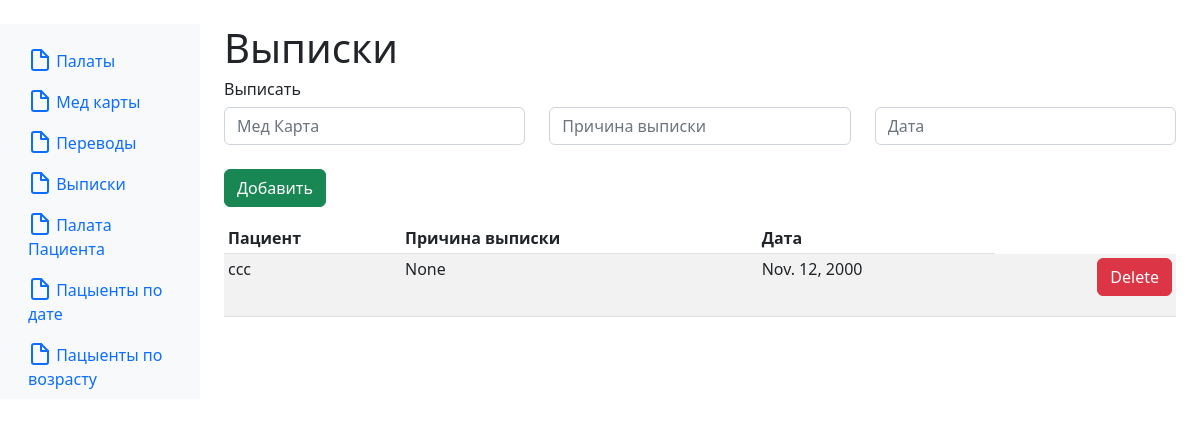
Screenshot of /helthy with the database file from the repository.
### main/models.py (models this page shows, shortened)
class Healthy(models.Model):
	id = models.AutoField(primary_key=True)
	medCard = models.ForeignKey(MedCard, on_delete=models.CASCADE)
	discription = models.CharField('Discription', max_length=50, blank=True, null=True)
	date = models.DateField('Date', auto_now_add=False, auto_now=False, blank=True, null=True, default='')
	class Meta:
		verbose_name = 'Healthy'
		verbose_name_plural = 'Healthy'

class MedCard(models.Model):
	id = models.AutoField(primary_key=True)
	name = models.CharField('Name', max_length=50, unique=True, null=True, blank=True)
	diagnos = models.CharField('Diagnos', max_length=50, null=True, blank=True)
	cause = models.CharField('Cause', max_length=50, null=True, blank=True)
	other = models.CharField('Other', max_length=50, null=True, blank=True)
	gender = models.CharField('Gender', max_length=1, null=True, blank=True)
	age = models.IntegerField('Age', null=True, blank=True)
	date = models.DateField('Date', auto_now_add=False, auto_now=False, blank=True, null=True, default='')
	class Meta:
		verbose_name = 'MedCard'
		verbose_name_plural = 'MedCards'

### main/views.py (the view)
# urls.py: path('helthy', views.helthy, name='helthy'),
def helthy(request):
	error = ''
	if 'submit' in request.POST:
		form = HealthyForm(request.POST)
		if form.is_valid():
			form.save()
		else:
			error = 'Form is not valid'
	helthies = Healthy.objects.order_by('medCard')
	form = HealthyForm()
	context = {
		'form': form,
		'error': error
	}
	return render(request, 'main/Healthy.html', {'helthies': helthies, 'context': context})

### main/templates/main/Healthy.html (shortened to what this page needs)
﻿{% extends 'main/base.html' %}
{% block title %}
<h1>Выписки</h1>
<h6>Выписать</h6>
<form method="post">
    <div class="row">
        <div class="col">
            {{ context.form.medCard }}<br>
        </div>
        <div class="col">
            {{ context.form.discription }}<br>
        </div>
        <div class="col">
            {{ context.form.date }}<br>
        </div>
    </div>
    <button type="submit" name="submit" class="btn btn-success">Добавить</button>
</form>
{% endblock %}
{% block headers %}
<th scope="col">Пациент</th>
<th scope="col">Причина выписки</th>
<th scope="col">Дата</th>
{% endblock %}
{% block grid %}
    {% for el in helthies %}
    <tr>
        <td>{{ el.medCard.name }}</td>
        <td>{{ el.discription }}</td>
        <td>{{ el.date }}</td>
        <td align="right">
            <form method="post">
                <button type="submit" name="Delete" value="{{ el.id }}" class="btn btn-danger">Delete</button>
            </form>
        </td>
    </tr>
    {% endfor %}
{% endblock %}

### rows the page displays
Healthy: medCard.name "ccc", discription "None", date "Nov. 12, 2000", {{ el.id }} 1 (drawn)
